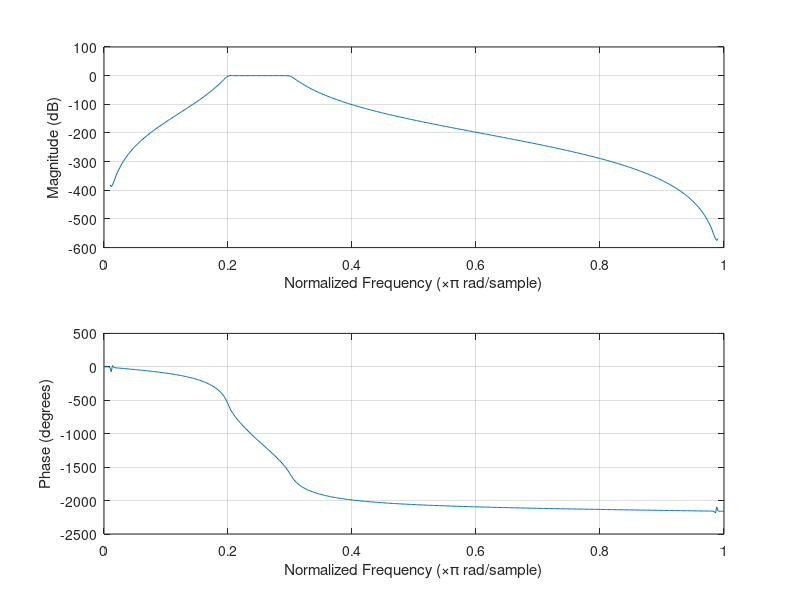
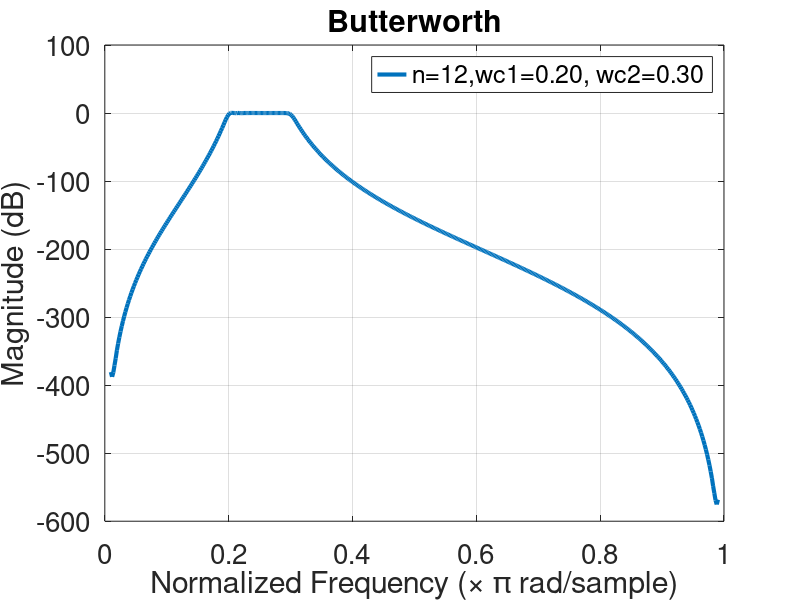
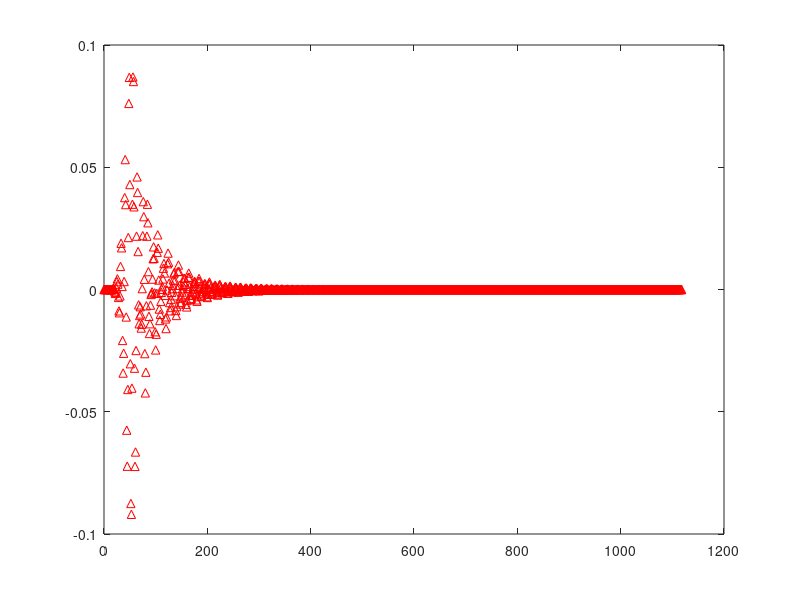
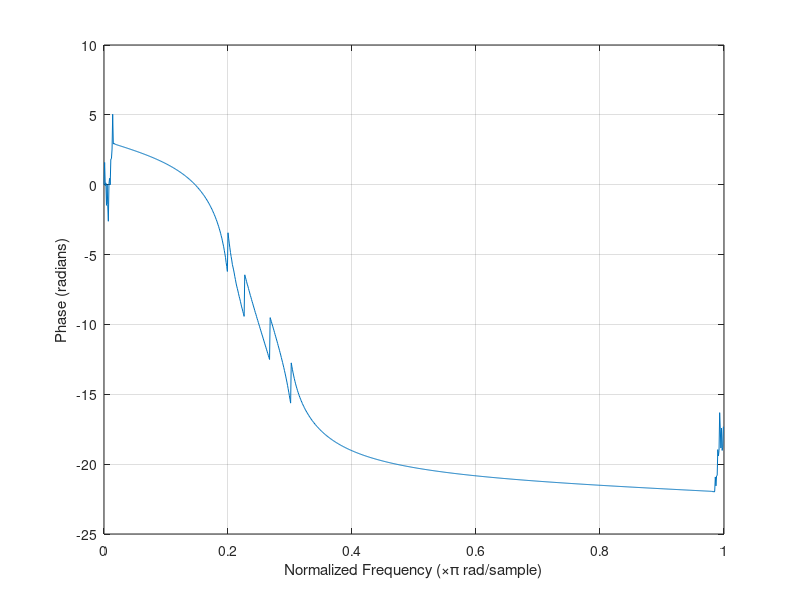

These charts were generated, in order, by the following MATLAB code:
%% Assignment 2
%% 1.1

clc; close all; clear;

%% Butterworth filter design

fs = 44100; %Sampling frequency. Normally 44100 in sound signals
Wp = [0.2 0.3]; %Passband from 0.2 to 0.3
Ws = [0.1 0.4]; %Passband from 0.1 to 0.4
Rp = 2; % 2 dB ripple
Rs = 100; %Attenuation in stop-band at least -100 db

[n,Wn] = buttord(Wp,Ws,Rp,Rs); % Calculations the filter order and cutt-off frequencies
[b,a] = butter(n,Wn); %Calculations of the transer function coefficients


figure;
freqz(b,a);

figure;
[h,w] = freqz(b,a);
plot(w/pi,20*log10(abs(h)),'Linewidth', 3)
xlabel('Normalized Frequency (\times \pi rad/sample)')
ylabel('Magnitude (dB)')


legend('n=12,wc1=0.20, wc2=0.30');

title('Butterworth')

currentHandle = gca; % axis handle
set(currentHandle, 'FontSize', 20)
grid on


figure;
impz(b,a) %Impulse response

figure;
phasez(b,a,1000) %Phase response

%fvtool(b,a,'polezero')

[z,p,k] = tf2zp(b,a); % Find poles from transfer function coefficients

figure;
zplane(b,a) % Poles and zeros in the z-plane


% Approximations orden: 12


%% Chebyshev Type I filter design

Wp = [0.2 0.3];
Ws = [0.1 0.4];
Rp = 2;
Rs = 100;

[n1,Wp1] = cheb1ord(Wp,Ws,Rp,Rs);

[b1,a1] = cheby1(n1,1,Wp);

figure;
freqz(b1,a1)

figure;
impz(b1,a1)

figure;
phasez(b1,a1,n1)


[z1,p1,k1] = tf2zp(b1,a1);

figure;
zplane(z1,p1)


%% Plots Butterworth and Chev I


[h,w] = freqz(b,a);
[h1,w1] = freqz(b1,a1);

figure;
subplot(2,1,1);
plot(w/pi,20*log10(abs(h)),'Linewidth', 1.5)
xlabel('Normalized Frequency (\times \pi rad/sample)')
ylabel('Magnitude (dB)')
legend('n=12,wc1=0.199, wc2=0.302');
title('Butterworth')
currentHandle = gca; % axis handle
set(currentHandle, 'FontSize', 17)
grid on

subplot(2,1,2)
plot(w/pi,20*log10(abs(h1)),'Linewidth', 1.5)
xlabel('Normalized Frequency (\times \pi rad/sample)')
ylabel('Magnitude (dB)')
legend('n=8,wc1=0.200, wc2=0.300');
title('Chebyshev I')
currentHandle = gca; % axis handle
set(currentHandle, 'FontSize', 17)
grid on

figure;
subplot(2,1,1);
impz(b,a)
currentHandle = gca; % axis handle
set(currentHandle, 'FontSize', 17)
xlim([0 500])
title('Butterworth')
grid on


subplot(2,1,2)
impz(b1,a1)
currentHandle = gca; % axis handle
set(currentHandle, 'FontSize', 17)
xlim([0 500])
title('Chebyshev I')
grid on

figure;
subplot(2,1,1);
zplane(b,a)
currentHandle = gca; % axis handle
set(currentHandle, 'FontSize', 17)
title('Butterworth')
grid on


subplot(2,1,2)
zplane(b1,a1)
currentHandle = gca; % axis handle
set(currentHandle, 'FontSize', 17)
title('Chebyshev I')
grid on






%% Chebyshev Type II filter design

Wp = [0.2 0.3];
Ws = [0.1 0.4];
Rp = 2;
Rs = 100;

[n,Ws] = cheb2ord(Wp,Ws,Rp,Rs);

[b,a] = cheby2(n,Rs,Ws);

figure;
freqz(b,a)

figure;
impz(b,a)

figure;
phasez(b,a,n)


[z,p,k] = tf2zp(b,a);

figure;
zplane(z,p)

%% Elliptic filter design

Wp = [0.2 0.3];
Ws = [0.1 0.4];
Rp = 2;
Rs = 100;

[n,Wn] = ellipord(Wp,Ws,Rp,Rs);

[b,a] = ellip(n,Rp,Rs,Wp);

figure;
freqz(b,a)

figure;
impz(b,a)

figure;
phasez(b,a,n)

%figure;
%fvtool(b,a)

[z,p,k] = tf2zp(b,a);

figure;
zplane(z,p)



%% Windowing with Rect. Effective length
% Run butterworth code first before continuing

figure;
impz(b,a) % Check the impulse respinse

[h,t]=impz(b,a); % Save the impulse response in t and h

maximp=max(abs(h)); % Find maximum amplitude value

cut=maximp*0.1; %Find the cut-value. 10% of max

index2=142; %The index which makes the impulse response less than 10% is read from the impulse response

w = rectwin(index2); %Rect-signal is made

sig_w = [w.*h(1:index2); zeros((length(t)-index2),1)]; %The signal is multiplied with the rect-signal. The rest is zero-padded

figure;
stem(t,sig_w,'filled') % The cutted impulse response

delta_f= (fs)/(length(sig_w)); %sampling frequency / number of samples

sig_wfreq=fft(sig_w); % Fourier transform of the cutted signal

Newsig_wfreq=fftshift(sig_wfreq); %shifts the frequencies so they are alligned around w=0

n=length(sig_wfreq); 

fshift = (-n/2:n/2-1)*(fs/n); %Shifts the frequencies

figure;
plot(fshift,mag2db(abs(Newsig_wfreq))); % Plots the frequency response for the cutted impulse response
grid on




%% Windowing with Rect. 75%,60%,40% and 10% of the effective length


ha1=round(index2*0.75);
ha2=round(index2*0.60);
ha3=round(index2*0.40);
ha4=round(index2*0.10);

w1= rectwin(ha1);
w2= rectwin(ha2);
w3= rectwin(ha3);
w4= rectwin(ha4);

sig_w1 = [w1.*h(1:ha1); zeros((length(t)-ha1),1)];
sig_w2 = [w2.*h(1:ha2); zeros((length(t)-ha2),1)];
sig_w3 = [w3.*h(1:ha3); zeros((length(t)-ha3),1)];
sig_w4 = [w4.*h(1:ha4); zeros((length(t)-ha4),1)];

figure;
stem(t,sig_w1,'filled')
figure;
stem(t,sig_w2,'filled')
figure;
stem(t,sig_w3,'filled')
figure;
stem(t,sig_w4,'filled')
figure;
stem(t,sig_w,'filled')


sig_wfreq1=fft(sig_w1);
sig_wfreq2=fft(sig_w2);
sig_wfreq3=fft(sig_w3);
sig_wfreq4=fft(sig_w4);
sig_wfreq=fft(sig_w);
sig_wfreqTRUE=fft(h);


Newsig_wfreq1=fftshift(sig_wfreq1);
Newsig_wfreq2=fftshift(sig_wfreq2);
Newsig_wfreq3=fftshift(sig_wfreq3);
Newsig_wfreq4=fftshift(sig_wfreq4);
Newsig_wfreq=fftshift(sig_wfreq);
Newsig_wfreqTRUE=fftshift(sig_wfreqTRUE);

n=length(sig_wfreq);

fshift = (-n/2:n/2-1)*(fs/n);

figure;
hold on
plot(fshift,mag2db(abs(Newsig_wfreqTRUE)),'Linewidth',1.5);
plot(fshift,mag2db(abs(Newsig_wfreq)),'Linewidth',1.5);
plot(fshift,mag2db(abs(Newsig_wfreq1)),'Linewidth',1.5);
plot(fshift,mag2db(abs(Newsig_wfreq2)),'Linewidth',1.5);
plot(fshift,mag2db(abs(Newsig_wfreq3)),'Linewidth',1.5);
plot(fshift,mag2db(abs(Newsig_wfreq4)),'Linewidth',1.5);
grid on
currentHandle = gca; % axis handle
set(currentHandle, 'FontSize', 17)
ylabel('Magnitude (dB)')
xlabel('Frequency (Hz)')
title('Windowing with rect function')

legend('True','Effective','75%','60%','40%','10%')

% 'True' shows the frequency response of the un-cutted filter, so just the
% butterworth filter. 'Effective' shows the frequency response of the
% filter cutted in the impulse response at the effective length. '75%'
% shows the frequency response of the filter cutted at 75% of the effective
% length ect.

%% Windowing with Blackman. Effective, 75%,60%,40% and 10% of the effective length


ha1=round(index2*0.75);
ha2=round(index2*0.60);
ha3=round(index2*0.40);
ha4=round(index2*0.10);

w=blackman(index2);
w1= blackman(ha1);
w2= blackman(ha2);
w3= blackman(ha3);
w4= blackman(ha4);

sig_w = [w.*h(1:index2); zeros((length(t)-index2),1)];
sig_w1 = [w1.*h(1:ha1); zeros((length(t)-ha1),1)];
sig_w2 = [w2.*h(1:ha2); zeros((length(t)-ha2),1)];
sig_w3 = [w3.*h(1:ha3); zeros((length(t)-ha3),1)];
sig_w4 = [w4.*h(1:ha4); zeros((length(t)-ha4),1)];

figure;
stem(t,sig_w1,'filled')
figure;
stem(t,sig_w2,'filled')
figure;
stem(t,sig_w3,'filled')
figure;
stem(t,sig_w4,'filled')
figure;
stem(t,sig_w,'filled')


sig_wfreq1=fft(sig_w1);
sig_wfreq2=fft(sig_w2);
sig_wfreq3=fft(sig_w3);
sig_wfreq4=fft(sig_w4);
sig_wfreq=fft(sig_w);
sig_wfreqTRUE=fft(h);


Newsig_wfreq1=fftshift(sig_wfreq1);
Newsig_wfreq2=fftshift(sig_wfreq2);
Newsig_wfreq3=fftshift(sig_wfreq3);
Newsig_wfreq4=fftshift(sig_wfreq4);
Newsig_wfreq=fftshift(sig_wfreq);
Newsig_wfreqTRUE=fftshift(sig_wfreqTRUE);

n=length(sig_wfreq);

fshift = (-n/2:n/2-1)*(fs/n);

figure;
hold on
plot(fshift,mag2db(abs(Newsig_wfreqTRUE)),'Linewidth',1.5);
plot(fshift,mag2db(abs(Newsig_wfreq)),'Linewidth',1.5);
plot(fshift,mag2db(abs(Newsig_wfreq1)),'Linewidth',1.5);
plot(fshift,mag2db(abs(Newsig_wfreq2)),'Linewidth',1.5);
plot(fshift,mag2db(abs(Newsig_wfreq3)),'Linewidth',1.5);
plot(fshift,mag2db(abs(Newsig_wfreq4)),'Linewidth',1.5);
grid on
currentHandle = gca; % axis handle
set(currentHandle, 'FontSize', 17)
ylabel('Magnitude (dB)')
xlabel('Frequency (Hz)')
title('Windowing with Blackmann')
currentHandle = gca; % axis handle
%set(currentHandle, 'FontSize', 17)

legend('True','Effective','75%','60%','40%','10%')















